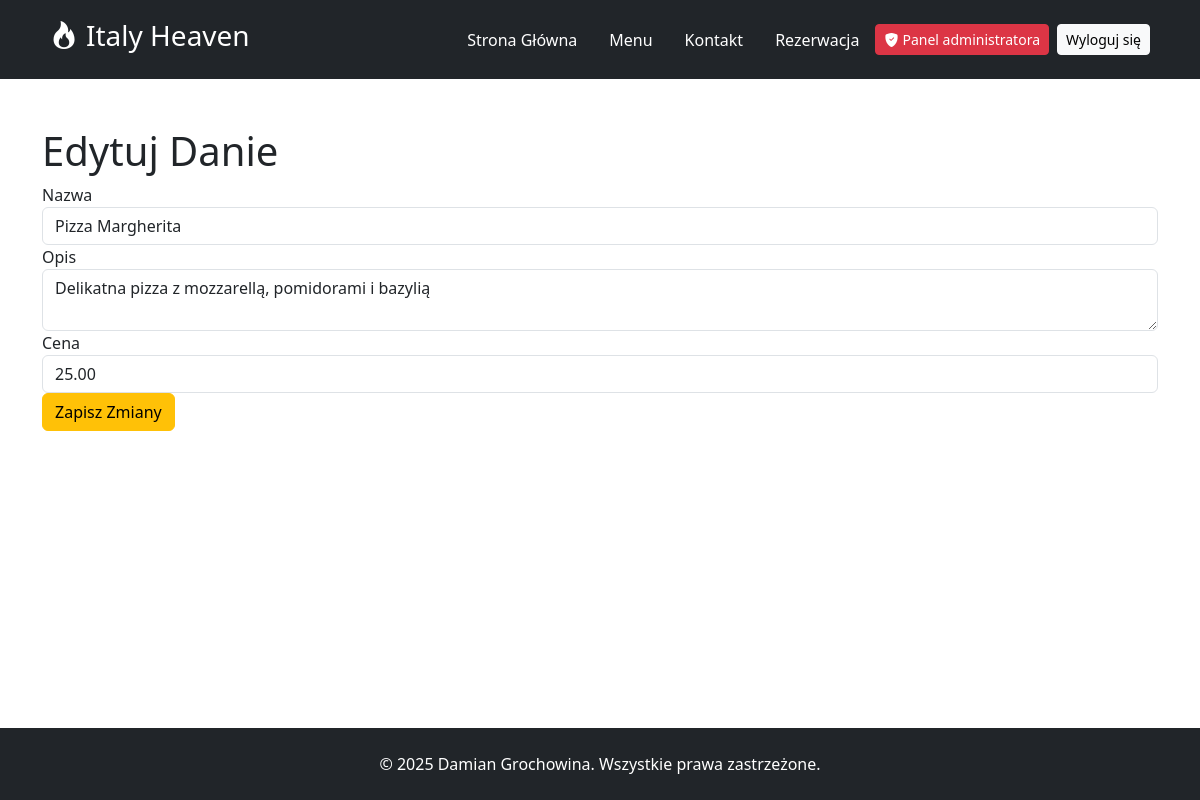
Screenshot of /admin/menu/edit?id=1 (signed in) with the database file from the repository.
### tables this page shows
CREATE TABLE `menu` (
  `id` int(11) NOT NULL,
  `name` varchar(255) DEFAULT NULL,
  `description` text DEFAULT NULL,
  `price` decimal(10,2) DEFAULT NULL
);

### Models/Menu.php (called while the page is built, shortened)
<?php
class Menu
{
    public static function getMenuItemById($pdo, $id)
    {
        $query = "SELECT * FROM menu WHERE id = :id";
        $stmt = $pdo->prepare($query);
        $stmt->bindParam(':id', $id);
        $stmt->execute();
        return $stmt->fetch(PDO::FETCH_ASSOC);
    }
}

### Views/admin_edit_menu_item.php (the view, shortened to what this page needs)
<?php
include './layout/header.php';
?>
<div class="container mt-5">
    <h1>Edytuj Danie</h1>
    <form method="POST">
        <div class="form-group">
            <label for="name">Nazwa</label>
            <input type="text" name="name" id="name" class="form-control" value="<?php echo $menuItem['name']; ?>" required>
        </div>
        <div class="form-group">
            <label for="description">Opis</label>
            <textarea name="description" id="description" class="form-control" required><?php echo $menuItem['description']; ?></textarea>
        </div>
        <div class="form-group">
            <label for="price">Cena</label>
            <input type="number" name="price" id="price" class="form-control" value="<?php echo $menuItem['price']; ?>" required step="0.01">
        </div>
        <button type="submit" class="btn btn-warning">Zapisz Zmiany</button>
    </form>
</div>
<?php include './layout/footer.php'; ?>

### rows the page displays
menu: name "Pizza Margherita", description "Delikatna pizza z mozzarellą, pomidorami i bazylią", price "25.00"
